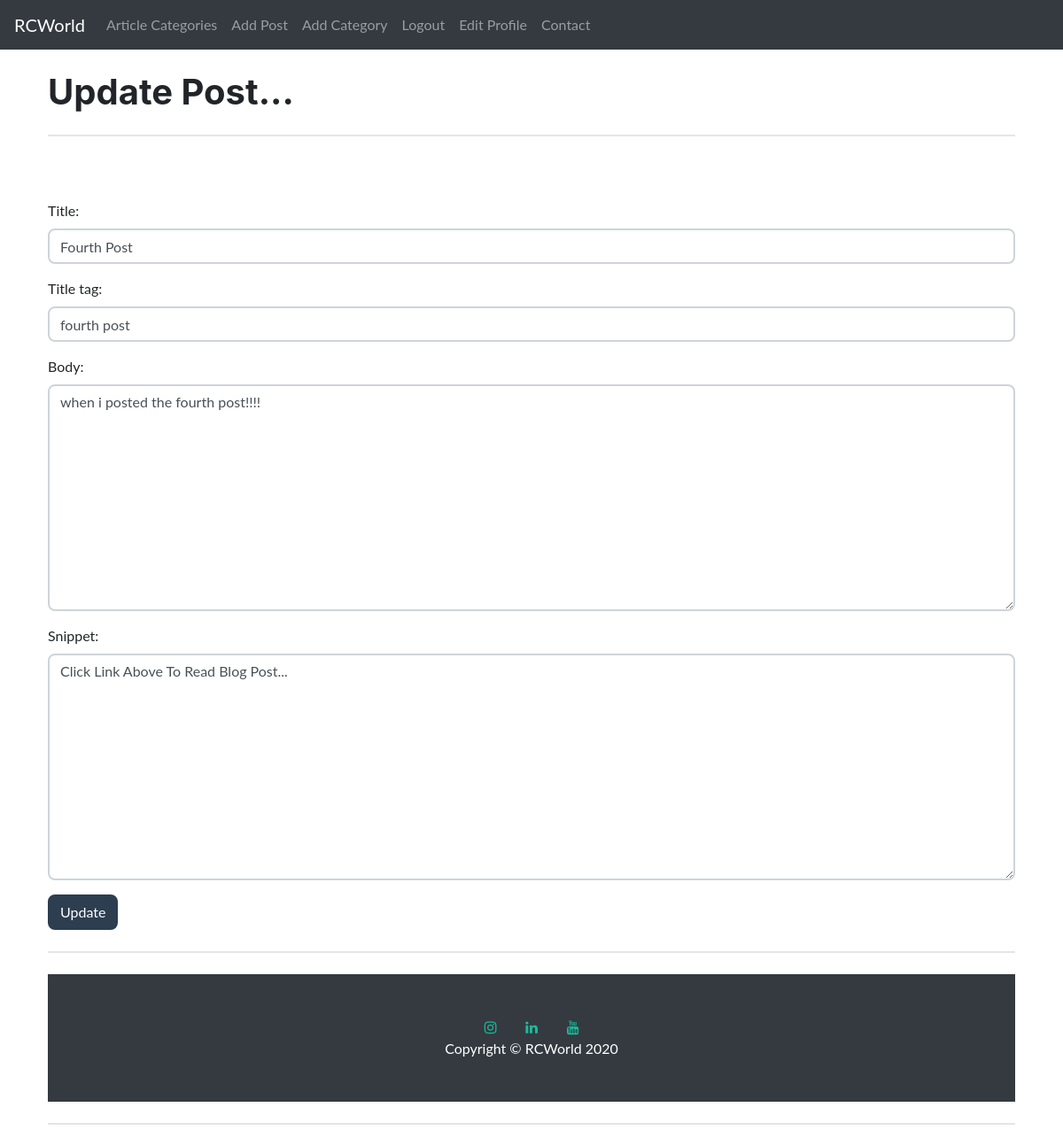
The app's page /article/edit/5 (signed in), older data.
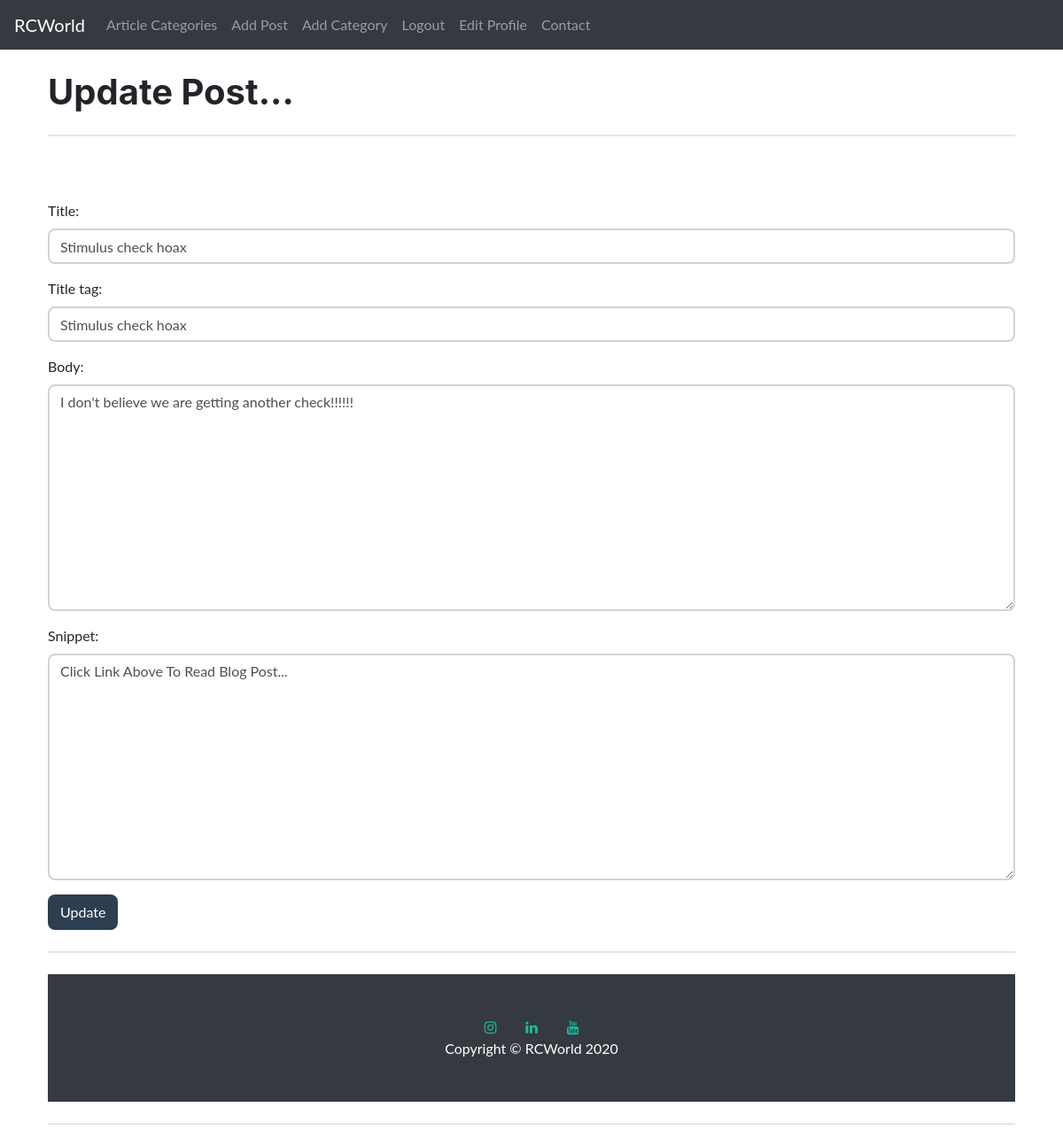
The same page, newer data.
### rcblog/models.py (models this page shows, shortened)
class Post(models.Model):
    title = models.CharField(max_length=255)
    header_image = models.ImageField(null=True, blank=True, upload_to='images/')
    title_tag = models.CharField(max_length=255)
    author = models.ForeignKey(User, on_delete=models.CASCADE)
    body = RichTextField(blank=True, null=True)
    post_date = models.DateField(auto_now_add=True)
    category = models.CharField(max_length=255, default='video games')
    snippet = models.CharField(max_length=255)
    likes = models.ManyToManyField(User, related_name='blog_posts')

### rcblog/views.py (the view)
# urls.py: path('article/edit/<int:pk>', UpdatePostView.as_view(), name='update_post'),
class UpdatePostView(UpdateView):
    model = Post
    form_class = EditForm
    template_name = 'update_post.html'

### rcblog/forms.py
class EditForm(forms.ModelForm):
    class Meta:
        model = Post
        fields = ('title', 'title_tag', 'body', 'snippet')
        widgets = {
            'title': forms.TextInput(attrs={'class': 'form-control'}),
            'title_tag': forms.TextInput(attrs={'class': 'form-control'}),
            'body': forms.Textarea(attrs={'class': 'form-control'}),
            'snippet': forms.Textarea(attrs={'class': 'form-control'}),
        }

### rcblog/templates/update_post.html (shortened to what this page needs)
{% extends 'base.html' %}
{% block content %}
{% if user.username == 'admin' %}
    {% if user.id == post.author.id %}
        <h1>Update Post...</h1>
        <hr class="my-4">
        <br/><br/>
        <div class='form-group'>
            <form method="POST">
                {{ form.as_p }}
                <button class='btn btn-secondary'>Update</button>
            </div>
    {% else %}
        <h1>Something went wrong!</h1>
        You're not allowed here! (and you know it...)
        <div class="spinner-grow" role="status">
            <span class="sr-only">Loading...</span>
        </div>
    {% endif %}
{% else %}
<h1>Something went wrong!</h1>
You're not allowed here! (and you know it...)
{% endif %}
{% endblock %}

Row changes from the older to the newer data that the page shows:
changed Post "Click Link Above To Read Blog Post...": title "Fourth Post" → "Stimulus check hoax"; title_tag "fourth post" → "Stimulus check hoax"; body "when i posted the fourth post!!!!" → "I don't believe we are getting another check!!!!!!"
